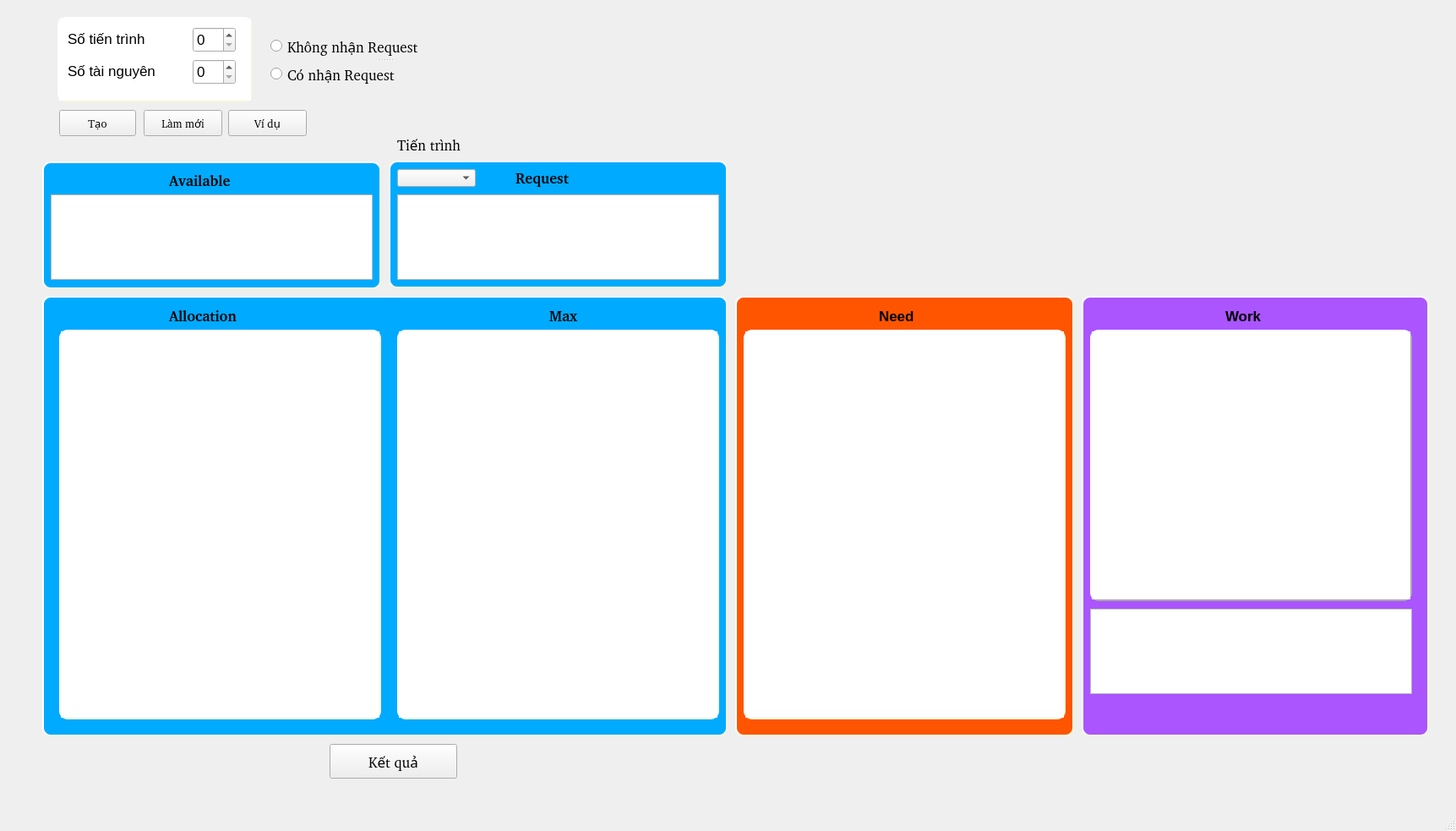
<?xml version="1.0" encoding="UTF-8"?>
<ui version="4.0">
 <class>MainWindow</class>
 <widget class="QMainWindow" name="MainWindow">
  <property name="geometry">
   <rect>
    <x>0</x>
    <y>0</y>
    <width>1723</width>
    <height>983</height>
   </rect>
  </property>
  <property name="windowTitle">
   <string>MainWindow</string>
  </property>
  <widget class="QWidget" name="centralwidget">
   <widget class="QLabel" name="numResourceLabel">
    <property name="geometry">
     <rect>
      <x>80</x>
      <y>70</y>
      <width>133</width>
      <height>27</height>
     </rect>
    </property>
    <property name="font">
     <font>
      <pointsize>13</pointsize>
     </font>
    </property>
    <property name="text">
     <string>Số tài nguyên</string>
    </property>
   </widget>
   <widget class="QPushButton" name="refreshBtn">
    <property name="geometry">
     <rect>
      <x>170</x>
      <y>130</y>
      <width>93</width>
      <height>31</height>
     </rect>
    </property>
    <property name="font">
     <font>
      <family>#9Slide01 Tieu de ngan</family>
      <pointsize>10</pointsize>
     </font>
    </property>
    <property name="styleSheet">
     <string notr="true"/>
    </property>
    <property name="text">
     <string>Làm mới</string>
    </property>
   </widget>
   <widget class="QTextBrowser" name="workTab">
    <property name="geometry">
     <rect>
      <x>1290</x>
      <y>390</y>
      <width>381</width>
      <height>321</height>
     </rect>
    </property>
    <property name="font">
     <font>
      <pointsize>9</pointsize>
     </font>
    </property>
    <property name="styleSheet">
     <string notr="true">border-style: outset;
border-width: 2px;
border-radius: 10px;
border-color: rgb(170, 170, 170)</string>
    </property>
   </widget>
   <widget class="QColumnView" name="columnView_6">
    <property name="geometry">
     <rect>
      <x>460</x>
      <y>190</y>
      <width>401</width>
      <height>151</height>
     </rect>
    </property>
    <property name="styleSheet">
     <string notr="true">background-color:rgb(0, 170, 255);
border-style: outset;
border-width: 2px;
border-radius: 10px;
border-color: beige;</string>
    </property>
   </widget>
   <widget class="QColumnView" name="columnView_2">
    <property name="geometry">
     <rect>
      <x>870</x>
      <y>350</y>
      <width>401</width>
      <height>521</height>
     </rect>
    </property>
    <property name="styleSheet">
     <string notr="true">background-color:rgb(255, 85, 0);
border-style: outset;
border-width: 2px;
border-radius: 10px;
border-color: beige;</string>
    </property>
   </widget>
   <widget class="QSplitter" name="splitter">
    <property name="geometry">
     <rect>
      <x>320</x>
      <y>40</y>
      <width>271</width>
      <height>62</height>
     </rect>
    </property>
    <property name="orientation">
     <enum>Qt::Vertical</enum>
    </property>
    <widget class="QRadioButton" name="noRequestBtn">
     <property name="font">
      <font>
       <family>#9Slide01 Noi dung ngan</family>
       <pointsize>13</pointsize>
      </font>
     </property>
     <property name="text">
      <string>Không nhận Request</string>
     </property>
    </widget>
    <widget class="QRadioButton" name="reQuestBtn">
     <property name="font">
      <font>
       <family>#9Slide01 Noi dung ngan</family>
       <pointsize>13</pointsize>
      </font>
     </property>
     <property name="text">
      <string>Có nhận Request</string>
     </property>
    </widget>
   </widget>
   <widget class="QTableWidget" name="availTable">
    <property name="geometry">
     <rect>
      <x>60</x>
      <y>230</y>
      <width>381</width>
      <height>101</height>
     </rect>
    </property>
   </widget>
   <widget class="QLabel" name="numProcessLabel">
    <property name="geometry">
     <rect>
      <x>80</x>
      <y>32</y>
      <width>118</width>
      <height>27</height>
     </rect>
    </property>
    <property name="font">
     <font>
      <pointsize>13</pointsize>
     </font>
    </property>
    <property name="text">
     <string>Số tiến trình</string>
    </property>
   </widget>
   <widget class="QTableWidget" name="requestTable">
    <property name="geometry">
     <rect>
      <x>470</x>
      <y>230</y>
      <width>381</width>
      <height>101</height>
     </rect>
    </property>
   </widget>
   <widget class="QColumnView" name="columnView_5">
    <property name="geometry">
     <rect>
      <x>50</x>
      <y>191</y>
      <width>401</width>
      <height>151</height>
     </rect>
    </property>
    <property name="styleSheet">
     <string notr="true">background-color:rgb(0, 170, 255);
border-style: outset;
border-width: 2px;
border-radius: 10px;
border-color: beige;</string>
    </property>
   </widget>
   <widget class="QLabel" name="needLabel">
    <property name="geometry">
     <rect>
      <x>1040</x>
      <y>360</y>
      <width>57</width>
      <height>27</height>
     </rect>
    </property>
    <property name="font">
     <font>
      <pointsize>13</pointsize>
      <weight>75</weight>
      <bold>true</bold>
     </font>
    </property>
    <property name="text">
     <string>Need</string>
    </property>
   </widget>
   <widget class="QTableWidget" name="allocationTable">
    <property name="geometry">
     <rect>
      <x>70</x>
      <y>390</y>
      <width>381</width>
      <height>461</height>
     </rect>
    </property>
    <property name="styleSheet">
     <string notr="true">
border-style: outset;
border-width: 2px;
border-radius: 10px;
border-color: beige;</string>
    </property>
   </widget>
   <widget class="QColumnView" name="columnView">
    <property name="geometry">
     <rect>
      <x>50</x>
      <y>350</y>
      <width>811</width>
      <height>521</height>
     </rect>
    </property>
    <property name="styleSheet">
     <string notr="true">background-color:rgb(0, 170, 255);
border-style: outset;
border-width: 2px;
border-radius: 10px;
border-color: beige;</string>
    </property>
    <property name="autoScroll">
     <bool>true</bool>
    </property>
   </widget>
   <widget class="QLabel" name="process">
    <property name="geometry">
     <rect>
      <x>470</x>
      <y>160</y>
      <width>121</width>
      <height>21</height>
     </rect>
    </property>
    <property name="font">
     <font>
      <family>#9Slide01 Tieu de ngan</family>
      <pointsize>13</pointsize>
     </font>
    </property>
    <property name="text">
     <string>Tiến trình</string>
    </property>
   </widget>
   <widget class="QLabel" name="workLabel">
    <property name="geometry">
     <rect>
      <x>1450</x>
      <y>360</y>
      <width>60</width>
      <height>27</height>
     </rect>
    </property>
    <property name="font">
     <font>
      <pointsize>13</pointsize>
      <weight>75</weight>
      <bold>true</bold>
     </font>
    </property>
    <property name="text">
     <string>Work</string>
    </property>
   </widget>
   <widget class="QComboBox" name="processcomboBox">
    <property name="geometry">
     <rect>
      <x>470</x>
      <y>200</y>
      <width>93</width>
      <height>21</height>
     </rect>
    </property>
   </widget>
   <widget class="QTableWidget" name="needTable">
    <property name="geometry">
     <rect>
      <x>880</x>
      <y>390</y>
      <width>381</width>
      <height>461</height>
     </rect>
    </property>
    <property name="styleSheet">
     <string notr="true">
border-style: outset;
border-width: 2px;
border-radius: 10px;
border-color: beige;</string>
    </property>
   </widget>
   <widget class="QColumnView" name="columnView_4">
    <property name="geometry">
     <rect>
      <x>68</x>
      <y>20</y>
      <width>231</width>
      <height>101</height>
     </rect>
    </property>
    <property name="styleSheet">
     <string notr="true">
border-style: outset;
border-width: 2px;
border-radius: 10px;
border-color: beige;</string>
    </property>
   </widget>
   <widget class="QLabel" name="maxLabel">
    <property name="geometry">
     <rect>
      <x>650</x>
      <y>360</y>
      <width>51</width>
      <height>27</height>
     </rect>
    </property>
    <property name="font">
     <font>
      <family>#9Slide01 Tieu de ngan</family>
      <pointsize>13</pointsize>
      <weight>75</weight>
      <bold>true</bold>
     </font>
    </property>
    <property name="text">
     <string>Max</string>
    </property>
   </widget>
   <widget class="QTextBrowser" name="showResult">
    <property name="geometry">
     <rect>
      <x>1290</x>
      <y>720</y>
      <width>381</width>
      <height>101</height>
     </rect>
    </property>
    <property name="font">
     <font>
      <pointsize>10</pointsize>
      <weight>75</weight>
      <bold>true</bold>
     </font>
    </property>
   </widget>
   <widget class="QColumnView" name="columnView_3">
    <property name="geometry">
     <rect>
      <x>1280</x>
      <y>350</y>
      <width>411</width>
      <height>521</height>
     </rect>
    </property>
    <property name="styleSheet">
     <string notr="true">border-color: beige;
border-style: outset;
border-width: 2px;
border-radius: 10px;
border-color: beige;
background-color:rgb(170, 85, 255);</string>
    </property>
   </widget>
   <widget class="QPushButton" name="showBtn">
    <property name="geometry">
     <rect>
      <x>390</x>
      <y>880</y>
      <width>151</width>
      <height>41</height>
     </rect>
    </property>
    <property name="font">
     <font>
      <family>#9Slide01 Tieu de ngan</family>
      <pointsize>13</pointsize>
     </font>
    </property>
    <property name="styleSheet">
     <string notr="true"/>
    </property>
    <property name="text">
     <string>Kết quả</string>
    </property>
   </widget>
   <widget class="QLabel" name="avaiLabel">
    <property name="geometry">
     <rect>
      <x>200</x>
      <y>200</y>
      <width>121</width>
      <height>27</height>
     </rect>
    </property>
    <property name="font">
     <font>
      <family>#9Slide01 Tieu de ngan</family>
      <pointsize>13</pointsize>
      <weight>75</weight>
      <bold>true</bold>
     </font>
    </property>
    <property name="text">
     <string>Available</string>
    </property>
   </widget>
   <widget class="QSpinBox" name="processSpinbox">
    <property name="geometry">
     <rect>
      <x>228</x>
      <y>32</y>
      <width>51</width>
      <height>30</height>
     </rect>
    </property>
    <property name="font">
     <font>
      <pointsize>13</pointsize>
     </font>
    </property>
   </widget>
   <widget class="QPushButton" name="startBtn">
    <property name="geometry">
     <rect>
      <x>70</x>
      <y>130</y>
      <width>91</width>
      <height>31</height>
     </rect>
    </property>
    <property name="font">
     <font>
      <family>#9Slide01 Tieu de ngan</family>
      <pointsize>10</pointsize>
     </font>
    </property>
    <property name="styleSheet">
     <string notr="true"/>
    </property>
    <property name="text">
     <string>Tạo</string>
    </property>
   </widget>
   <widget class="QLabel" name="requestmatrixLabel">
    <property name="geometry">
     <rect>
      <x>610</x>
      <y>190</y>
      <width>101</width>
      <height>41</height>
     </rect>
    </property>
    <property name="font">
     <font>
      <family>#9Slide01 Tieu de ngan</family>
      <pointsize>13</pointsize>
      <weight>75</weight>
      <bold>true</bold>
     </font>
    </property>
    <property name="text">
     <string>Request</string>
    </property>
   </widget>
   <widget class="QSpinBox" name="resourceSpinbox">
    <property name="geometry">
     <rect>
      <x>228</x>
      <y>70</y>
      <width>51</width>
      <height>30</height>
     </rect>
    </property>
    <property name="font">
     <font>
      <pointsize>13</pointsize>
     </font>
    </property>
   </widget>
   <widget class="QTableWidget" name="maxTable">
    <property name="geometry">
     <rect>
      <x>470</x>
      <y>390</y>
      <width>381</width>
      <height>461</height>
     </rect>
    </property>
    <property name="styleSheet">
     <string notr="true">
border-style: outset;
border-width: 2px;
border-radius: 10px;
border-color: beige;</string>
    </property>
   </widget>
   <widget class="QLabel" name="AllotLabel">
    <property name="geometry">
     <rect>
      <x>200</x>
      <y>360</y>
      <width>131</width>
      <height>27</height>
     </rect>
    </property>
    <property name="font">
     <font>
      <family>#9Slide01 Tieu de ngan</family>
      <pointsize>13</pointsize>
      <weight>75</weight>
      <bold>true</bold>
     </font>
    </property>
    <property name="text">
     <string>Allocation</string>
    </property>
   </widget>
   <widget class="QPushButton" name="exBtn">
    <property name="geometry">
     <rect>
      <x>270</x>
      <y>130</y>
      <width>93</width>
      <height>31</height>
     </rect>
    </property>
    <property name="font">
     <font>
      <family>#9Slide01 Tieu de ngan</family>
      <pointsize>10</pointsize>
     </font>
    </property>
    <property name="styleSheet">
     <string notr="true"/>
    </property>
    <property name="text">
     <string>Ví dụ</string>
    </property>
   </widget>
   <zorder>columnView_3</zorder>
   <zorder>columnView</zorder>
   <zorder>columnView_5</zorder>
   <zorder>columnView_4</zorder>
   <zorder>numResourceLabel</zorder>
   <zorder>refreshBtn</zorder>
   <zorder>workTab</zorder>
   <zorder>columnView_6</zorder>
   <zorder>columnView_2</zorder>
   <zorder>splitter</zorder>
   <zorder>availTable</zorder>
   <zorder>numProcessLabel</zorder>
   <zorder>requestTable</zorder>
   <zorder>needLabel</zorder>
   <zorder>allocationTable</zorder>
   <zorder>process</zorder>
   <zorder>workLabel</zorder>
   <zorder>processcomboBox</zorder>
   <zorder>needTable</zorder>
   <zorder>maxLabel</zorder>
   <zorder>showResult</zorder>
   <zorder>showBtn</zorder>
   <zorder>avaiLabel</zorder>
   <zorder>processSpinbox</zorder>
   <zorder>startBtn</zorder>
   <zorder>requestmatrixLabel</zorder>
   <zorder>resourceSpinbox</zorder>
   <zorder>maxTable</zorder>
   <zorder>AllotLabel</zorder>
   <zorder>exBtn</zorder>
  </widget>
  <widget class="QMenuBar" name="menubar">
   <property name="geometry">
    <rect>
     <x>0</x>
     <y>0</y>
     <width>1723</width>
     <height>26</height>
    </rect>
   </property>
  </widget>
  <widget class="QStatusBar" name="statusbar"/>
 </widget>
 <resources/>
 <connections/>
</ui>
